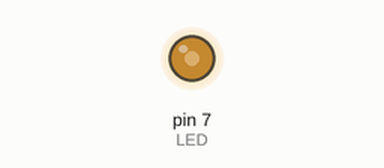
A sketch run on a simulated Arduino Uno, built with avr-gcc and run on an emulated ATmega328P. On the bench: output pins drawn as LEDs (lit = HIGH).

Above: at 0.12 s.
At 11.77 s:
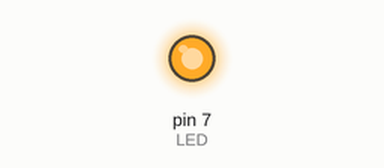
At 20.58 s:
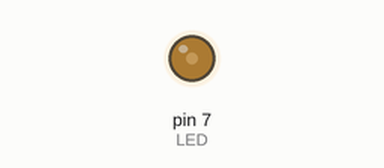
At 25.06 s:
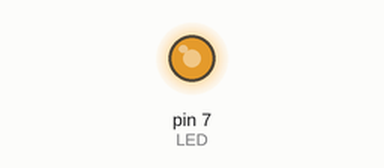
Timing chart, 0 to 40.0 s (numbered marks = the images above):
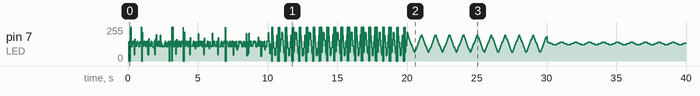

The sketch:

06_challenge_2.ino
```cpp
//1초동안 최소밝기 - 최대밝기 - 최소밝기 사이에서 밝기가 triangle패턴으로 변화하는 코드
//period와 duty를 설정 가능
//duty = 밝기
//period = led의 밝기가 변하는 주기

#define LED 7
#define Interval 5

int duty = 0; //초기 밝기 0으로 설정
int duty_var = 1; //초기 밝기 변화량 1로 설정
int period = 10000; //초기 주기 10ms로 설정
unsigned long timer; //타이머 설정

void setup() {
  pinMode(LED, OUTPUT);
  Serial.begin(115200);
  while(!Serial){
    ;
  }
  timer = millis() + Interval; //초기시간 설정
}

void loop() {
  for(int i = 0; i < 10; i++){
    while(duty < 100){
      while(millis() < timer){
        digitalWrite(LED, 0);
        delayMicroseconds(period * duty / 100.0);
        digitalWrite(LED, 1);
        delayMicroseconds(period * (100 - duty) / 100.0);
      }
      duty = set_duty(duty);
      timer = timer + Interval;
    }
    duty_var *= -1;
    while(duty > 0){
      while(millis() < timer){
        digitalWrite(LED, 0);
        delayMicroseconds(period * duty / 100.0);
        digitalWrite(LED, 1);
        delayMicroseconds(period * (100 - duty) / 100.0);
      }
      duty = set_duty(duty);
      timer = timer + Interval;
    }
    duty_var *= -1;
  }
  period = set_period(period);
}

int set_period(int period){
  period = period / 10;
  return period;
}

int set_duty(int duty){
  duty += duty_var;
  return duty;
}
```
